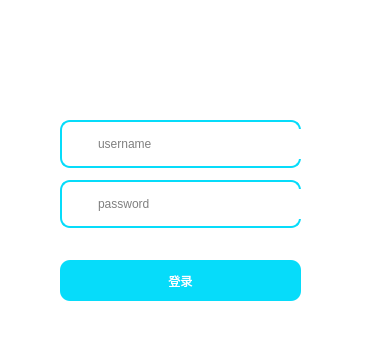
<?xml version="1.0" encoding="UTF-8"?>
<ui version="4.0">
 <class>Dialog1</class>
 <widget class="QDialog" name="Dialog1">
  <property name="geometry">
   <rect>
    <x>0</x>
    <y>0</y>
    <width>368</width>
    <height>349</height>
   </rect>
  </property>
  <property name="windowTitle">
   <string>登录</string>
  </property>
  <property name="styleSheet">
   <string notr="true">#Dialog1
{
  background-color:  rgb(255, 255, 255)
}</string>
  </property>
  <widget class="QWidget" name="widget_2" native="true">
   <property name="geometry">
    <rect>
     <x>60</x>
     <y>180</y>
     <width>241</width>
     <height>48</height>
    </rect>
   </property>
   <property name="styleSheet">
    <string notr="true">#widget_2
{
border-radius:10px;
border:2px solid rgb(6, 220, 250)
}</string>
   </property>
   <layout class="QHBoxLayout" name="horizontalLayout_3">
    <item>
     <widget class="QLabel" name="label_2">
      <property name="minimumSize">
       <size>
        <width>30</width>
        <height>0</height>
       </size>
      </property>
      <property name="styleSheet">
       <string notr="true">#label_2{
	image: url(:/icons/R (1).png);
}
</string>
      </property>
      <property name="text">
       <string/>
      </property>
     </widget>
    </item>
    <item>
     <widget class="QLineEdit" name="password">
      <property name="minimumSize">
       <size>
        <width>0</width>
        <height>30</height>
       </size>
      </property>
      <property name="styleSheet">
       <string notr="true">#password
{
border:none;
}</string>
      </property>
      <property name="echoMode">
       <enum>QLineEdit::Password</enum>
      </property>
      <property name="placeholderText">
       <string>password</string>
      </property>
     </widget>
    </item>
   </layout>
  </widget>
  <widget class="QWidget" name="widget_3" native="true">
   <property name="geometry">
    <rect>
     <x>60</x>
     <y>120</y>
     <width>241</width>
     <height>48</height>
    </rect>
   </property>
   <property name="styleSheet">
    <string notr="true">#widget_3
{
border-radius:10px;
border:2px solid rgb(6, 220, 250)
}</string>
   </property>
   <layout class="QHBoxLayout" name="horizontalLayout_2">
    <item>
     <widget class="QLabel" name="label">
      <property name="minimumSize">
       <size>
        <width>30</width>
        <height>0</height>
       </size>
      </property>
      <property name="styleSheet">
       <string notr="true">#label{
	
	
	image: url(:/icons/OIP.png);
}</string>
      </property>
      <property name="text">
       <string/>
      </property>
     </widget>
    </item>
    <item>
     <widget class="QLineEdit" name="username">
      <property name="minimumSize">
       <size>
        <width>0</width>
        <height>30</height>
       </size>
      </property>
      <property name="styleSheet">
       <string notr="true">#username
{
border:none;
}</string>
      </property>
      <property name="text">
       <string/>
      </property>
      <property name="placeholderText">
       <string>username</string>
      </property>
     </widget>
    </item>
   </layout>
  </widget>
  <widget class="QLabel" name="label_3">
   <property name="geometry">
    <rect>
     <x>120</x>
     <y>10</y>
     <width>121</width>
     <height>81</height>
    </rect>
   </property>
   <property name="styleSheet">
    <string notr="true">#label_3{ 

	image: url(:/icons/QQ图片20230807184159.png);
}</string>
   </property>
   <property name="text">
    <string/>
   </property>
  </widget>
  <widget class="QPushButton" name="assure">
   <property name="geometry">
    <rect>
     <x>60</x>
     <y>260</y>
     <width>241</width>
     <height>41</height>
    </rect>
   </property>
   <property name="styleSheet">
    <string notr="true">#assure
{
border:none;
 background-color:rgb(6, 220, 250);
border-radius:10px;
color: #ffffff
}
#assure:hover
{
border:none;
 background-color:rgb(6, 183, 244);
border-radius:10px;
color: #ffffff
}</string>
   </property>
   <property name="text">
    <string>登录</string>
   </property>
  </widget>
 </widget>
 <resources/>
 <connections/>
</ui>
